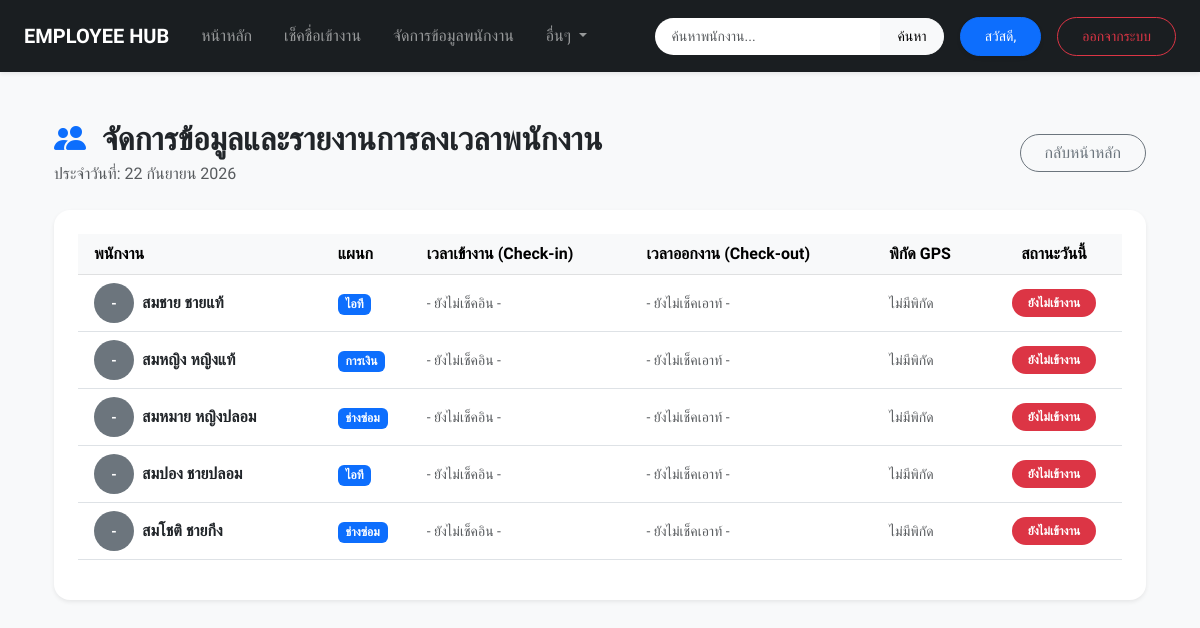
The page /attendance/report/ (signed in) on the database as committed earlier.
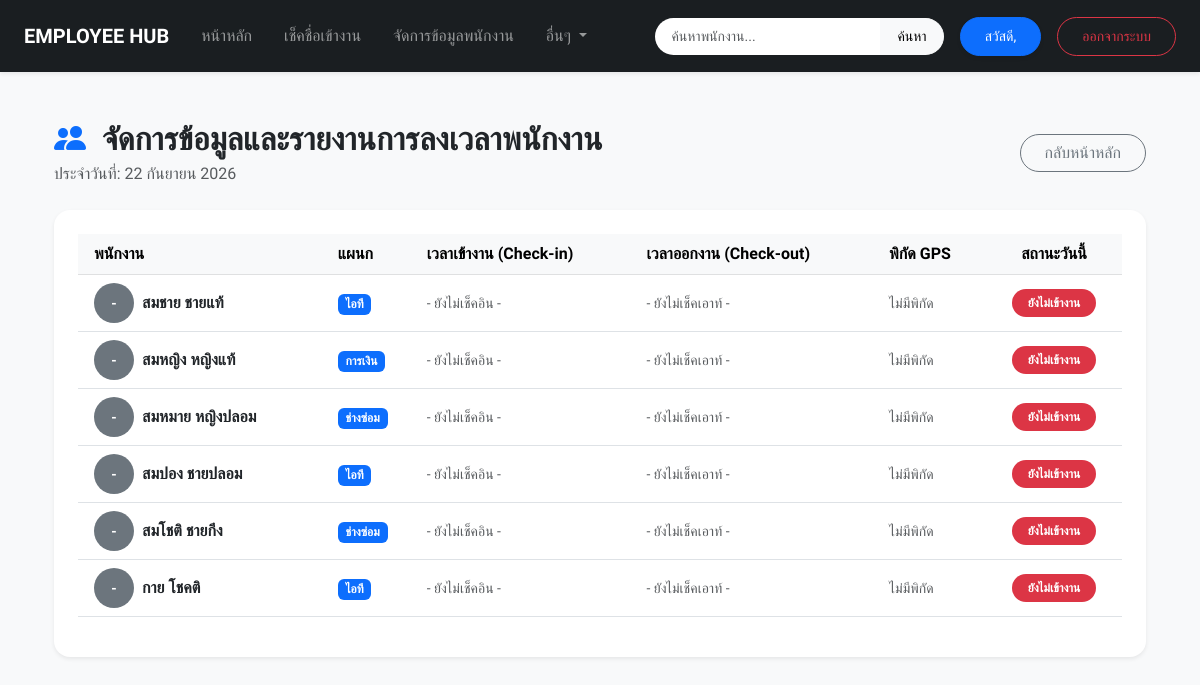
The same page on the database as committed later.
### employeeapp/models.py (models this page shows, shortened)
class Employee(models.Model):
    GENDER_CHOICES = [
        ('ชาย', 'ชาย'),
        ('หญิง', 'หญิง'),
        ('อื่นๆ', 'อื่นๆ'),
    ]
    fname = models.CharField(max_length=100, verbose_name="ชื่อจริง")
    lname = models.CharField(max_length=100, verbose_name="นามสกุล")
    gender = models.CharField(max_length=10, choices=GENDER_CHOICES, default='ชาย', verbose_name="เพศ")
    birthdate = models.DateField(blank=True, null=True, verbose_name="วัน/เดือน/ปีเกิด") # เพิ่มฟิลด์วันเกิด
    department = models.CharField(max_length=100, blank=True, null=True, verbose_name="แผนก")
    salary = models.DecimalField(max_digits=10, decimal_places=2, blank=True, null=True, verbose_name="เงินเดือน")
    address = models.TextField(blank=True, null=True, verbose_name="ที่อยู่")
    image = models.ImageField(upload_to='employee_images/', blank=True, null=True, verbose_name="รูปภาพพนักงาน")
    created_at = models.DateTimeField(auto_now_add=True, null=True, blank=True, verbose_name="วันที่บันทึก")
    user = models.OneToOneField(User, on_delete=models.SET_NULL, null=True, blank=True, related_name='employee_record')

### employeeapp/views.py (the view)
# urls.py: path('attendance/report/', views.attendance_report, name='attendance_report'),
@user_passes_test(is_admin, login_url='login')
def attendance_report(request):
    today = timezone.localdate()
    employees = Employee.objects.all()
    for emp in employees:
        emp.today_att = Attendance.objects.filter(employee=emp, date=today).first()
    return render(request, 'attendance_report.html', {'employees': employees, 'today': today})

### employeeapp/views.py (called while the page is built)
def is_admin(user):
    return user.is_superuser or user.is_staff

### employeeapp/templates/attendance_report.html (shortened to what the changed rows need)
{% extends 'basetemplate.html' %}
{% block content %}
<div class="container py-4">
    <div class="d-flex justify-content-between align-items-center mb-4">
        <div>
            <h2 class="fw-bold mb-1"><i class="bi bi-people-fill text-primary me-2"></i> จัดการข้อมูลและรายงานการลงเวลาพนักงาน</h2>
        </div>
    </div>
    <div class="card border-0 shadow-sm rounded-4 p-4 bg-white">
        <div class="table-responsive">
            <table class="table align-middle">
                <thead class="table-light">
                    <tr>
                        <th class="ps-3">พนักงาน</th>
                        <th>แผนก</th>
                        <th>เวลาเข้างาน (Check-in)</th>
                        <th>เวลาออกงาน (Check-out)</th>
                        <th>พิกัด GPS</th>
                        <th class="text-center">สถานะวันนี้</th>
                    </tr>
                </thead>
                <tbody>
                    {% for emp in employees %}
                    <tr>
                        <td class="ps-3 fw-bold">
                            <div class="d-flex align-items-center gap-2">
                                {% if emp.image %}
                                    <img src="{{ emp.image.url }}" class="rounded-circle" style="width: 40px; height: 40px; object-fit: cover;" alt="Avatar">
                                {% else %}
                                    <div class="rounded-circle bg-secondary text-white d-flex justify-content-center align-items-center" style="width: 40px; height: 40px; font-size: 14px;">-</div>
                                {% endif %}
                                <span>{{ emp.fname }} {{ emp.lname }}</span>
                            </div>
                        </td>
                        <td><span class="badge bg-primary">{{ emp.department }}</span></td>
                        <td>
                            {% if emp.today_att and emp.today_att.check_in %}
                                <span class="text-success fw-bold"><i class="bi bi-box-arrow-in-right"></i> {{ emp.today_att.check_in|date:"H:i" }} น.</span>
                            {% else %}
                                <span class="text-muted small">- ยังไม่เช็คอิน -</span>
                            {% endif %}
                        </td>
                        <td>
                            {% if emp.today_att and emp.today_att.check_out %}
                                <span class="text-danger fw-bold"><i class="bi bi-box-arrow-right"></i> {{ emp.today_att.check_out|date:"H:i" }} น.</span>
                            {% else %}
                                <span class="text-muted small">- ยังไม่เช็คเอาท์ -</span>
                            {% endif %}
                        </td>
                        <td>
                            {% if emp.today_att and emp.today_att.latitude %}
                                <span class="badge bg-light text-dark border"><i class="bi bi-geo-alt text-danger"></i> {{ emp.today_att.latitude|slice:":7" }}, {{ emp.today_att.longitude|slice:":7" }}</span>
                            {% else %}
                                <span class="text-muted small">ไม่มีพิกัด</span>
                            {% endif %}
                        </td>
                        <td class="text-center">
                            {% if emp.today_att and emp.today_att.check_in %}
                                <span class="badge bg-success rounded-pill px-3 py-2">มาทำงาน</span>
                            {% else %}
                                <span class="badge bg-danger rounded-pill px-3 py-2">ยังไม่เข้างาน</span>
                            {% endif %}
                        </td>
                    </tr>
                    {% empty %}
                    <tr>
                        <td colspan="6" class="text-center py-4 text-muted">ไม่พบข้อมูลพนักงานในระบบ</td>
                    </tr>
                    {% endfor %}
                </tbody>
            </table>
        </div>
    </div>
</div>
{% endblock %}

Rows that differ between the two databases and show on the page:
added Employee: fname "กาย", lname "โชคติ", department "ไอที", shows "- ยังไม่เช็คอิน -", shows "- ยังไม่เช็คเอาท์ -", shows "ไม่มีพิกัด", shows "ยังไม่เข้างาน"
